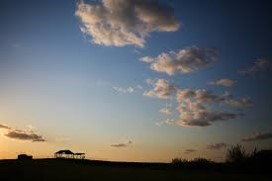
#> input picture Homework8/2.Vignetting/vigneet.jpg, 272 x 181 px
$ python vignetting_correction.py
#> lines starting #> are read from the running program, lines starting #| are printed output that depends on the picture
#> further down, im is the input picture: shape (181, 272, 3); mean B, G, R 104.2, 101.5, 99.6
import cv2
import os
import math
import numpy as np
from scipy.ndimage import gaussian_filter1d


def check_monotonically_increase(parameter_tup):
    """Check if a, b, c could let g(r) monotonically increase in [0,1]"""
    a, b, c = parameter_tup
    if c == 0:
        if a >= 0 and a + 2 * b >= 0 and not(a == 0 and b == 0):
            return True
        return False
    if c < 0:
        if b**2 > 3 * a * c:
            q_plus = (-2 * b + math.sqrt(4 * b**2 - 12 * a * c)) / (6 * c)
            q_minus = (-2 * b - math.sqrt(4 * b**2 - 12 * a * c)) / (6 * c)
            if q_plus <= 0 and q_minus >= 1:
                return True
        return False
    if c > 0:
        if b**2 < 3 * a * c:
            return True
        elif b**2 == 3 * a * c:
            if b >= 0 or 3 * c + b <= 0:
                return True
        else:
            q_plus = (-2 * b + math.sqrt(4 * b**2 - 12 * a * c)) / (6 * c)
            q_minus = (-2 * b - math.sqrt(4 * b**2 - 12 * a * c)) / (6 * c)
            if q_plus <= 0 or q_minus >= 1:
                return True
        return False


def calc_discrete_entropy(cm_x, cm_y, max_distance, parameter_tup, im):
    """
    Calculate the discrete entropy after the brightness of the picture is
    adjusted by the gain function with given parameters    """
    print(parameter_tup)
    a, b, c = parameter_tup
    row, col = im.shape
    histogram = [0 for i in range(256)]
    for i in range(col):
        for j in range(row):
            # calculate the distance from the current pixel to picture's center of mass and the corresponding r value
            distance = math.sqrt((i - cm_x)**2 + (j - cm_y)**2)
            r = distance / max_distance
            # evaluate the gain function and adjust pixel luminance value
            g = 1 + a * r**2 + b * r**4 + c * r**6
            intensity = im[j, i] * g
            # map the luminance value to the corresponding histogram bins
            bin = 255 * math.log(1 + intensity) / math.log(256)
            floor_bin = math.floor(bin)
            ceil_bin = math.ceil(bin)
            # if the luminance value exceeds 255 after adjustion, simply add histogram bins at the upper end
            if bin > len(histogram) - 1:
                for k in range(len(histogram), ceil_bin + 1):
                    histogram.append(0)
            histogram[floor_bin] += 1 + floor_bin - bin
            histogram[ceil_bin] += ceil_bin - bin
    # Use Gausssian kernel to smooth the histogram
    histogram = gaussian_filter1d(histogram, 4)
    histogram_sum = sum(histogram)
    H = 0
    # Calculate discrete entropy
    for i in range(len(histogram)):
        p = histogram[i] / histogram_sum
        if p != 0:
            H += p * math.log(p)
    return -H


def find_parameters(cm_x, cm_y, max_distance, im):
    """
    Find a, b, c that could minimize the entropy of the image, given the
    image's cenrter of mass and the distance from the image's farthest vertex
    to center of mass
    """
    a = b = c = 0
    delta = 2
    min_H = None
    # set up a explored set to optimize running time
    explored = set()
    while delta > 1 / 256:
        initial_tup = (a, b, c)
        for parameter_tup in [(a + delta, b, c), (a - delta, b, c),
                              (a, b + delta, c), (a, b - delta, c),
                              (a, b, c + delta), (a, b, c - delta)]:
            if parameter_tup not in explored:
                explored.add(parameter_tup)
                if check_monotonically_increase(parameter_tup):
                    curr_H = calc_discrete_entropy(
                        cm_x, cm_y, max_distance, parameter_tup, im)
                    # if the entropy is lower than current minimum, set parameters to current ones
                    if min_H is None or curr_H < min_H:
                        min_H = curr_H
                        a, b, c = parameter_tup
        # if the current parameters minimize the entropy with the current delta, reduce the delta
        if initial_tup == (a, b, c):
            delta /= 2
    return a, b, c


def vignetting_correction(im):
    """
    Correct the vignetting of the image with the parameters that could minimize
    the discrete entropy.
    """
    # convert rgb image to grayscale
    imgray = cv2.transform(im, np.array([[0.2126, 0.7152, 0.0722]]))
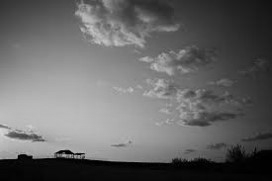
#> imgray: shape (181, 272); min 0, max 216, mean 102
    row, col = imgray.shape
#> row = 181; col = 272
    # calculate center of mass of the picture
    sumj = 0.0
    sumi = 0.0
    sumg = 0.0
    for i in range(row):
        for j in range(col):
            sumj += j*imgray[i,j]
            sumi += i*imgray[i,j]
            sumg += imgray[i,j]
#> after the loop, sumg = 5020036; sumi = 444943332; sumj = 569940300

    cm_x = sumj/sumg
#> cm_x = 113.5
    cm_y = sumi/sumg
#> cm_y = 88.63

    max_distance = math.sqrt(max(
        (vertex[0] - cm_x)**2 + (vertex[1] - cm_y)**2 for vertex in [[0, 0], [0, row], [col, 0], [col, row]]))
#> max_distance = 183.4
    # if the size of the image is too large, use the reduce-size image to get parameters and apply them on the initial image to save running time
    if col > 500:
        ratio = col / 500
        imgray_sm = cv2.resize(imgray, (500, round(row / ratio)))
        a, b, c = find_parameters(
            cm_x / ratio, cm_y / ratio, max_distance / ratio, imgray_sm)
    else:
        a, b, c = find_parameters(cm_x, cm_y, max_distance, imgray)
#> after the loop in find_parameters, `while delta > 1 / 256:`: a = 2; b = 3.01; c = 1.98; delta = 0.00391; explored = 80 items; min_H = 4.44
#> a = 2; b = 3.01; c = 1.98
    # modify the original image
    for i in range(col):
        for j in range(row):
            distance = math.sqrt((i - cm_x)**2 + (j - cm_y)**2)
            r = distance / max_distance
            g = 1 + a * r**2 + b * r**4 + c * r**6

            for k in range(3):
                modified = im[j, i][k] * g
                # if the brightness after modification is greater than 255, then set the brightness to 255
                if modified > 255:
                    modified = 255
                im[j, i][k] = modified
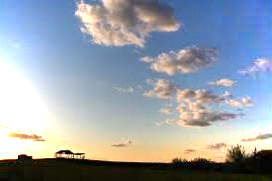
#> im: shape (181, 272, 3); mean B, G, R 170.2, 160, 151.3
# read the file path from the command line
filename = "vigneet.jpg"
im = cv2.imread(filename)
cv2.imshow("input image",im)
vignetting_correction(im)
cv2.imshow("result images", im)

while 1:
 key = cv2.waitKey(1)
#> (key Esc is pressed here)
 if key>0:
   break
cv2.destroyAllWindows()
